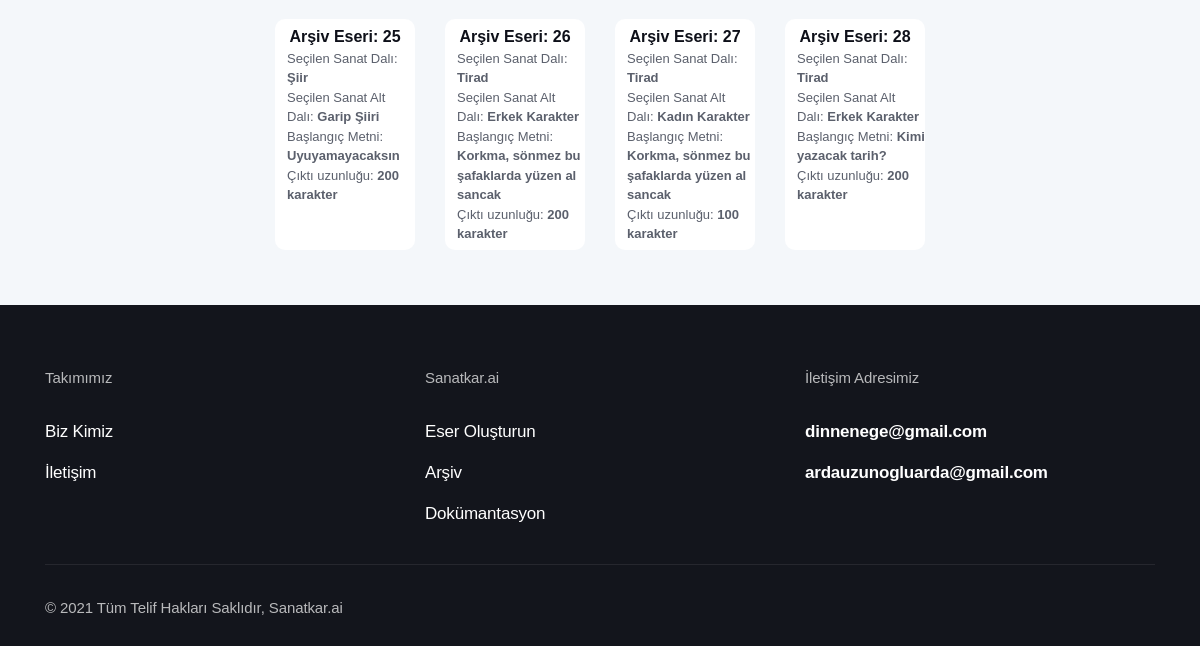
Page /archive (lower part) on the earlier database version.
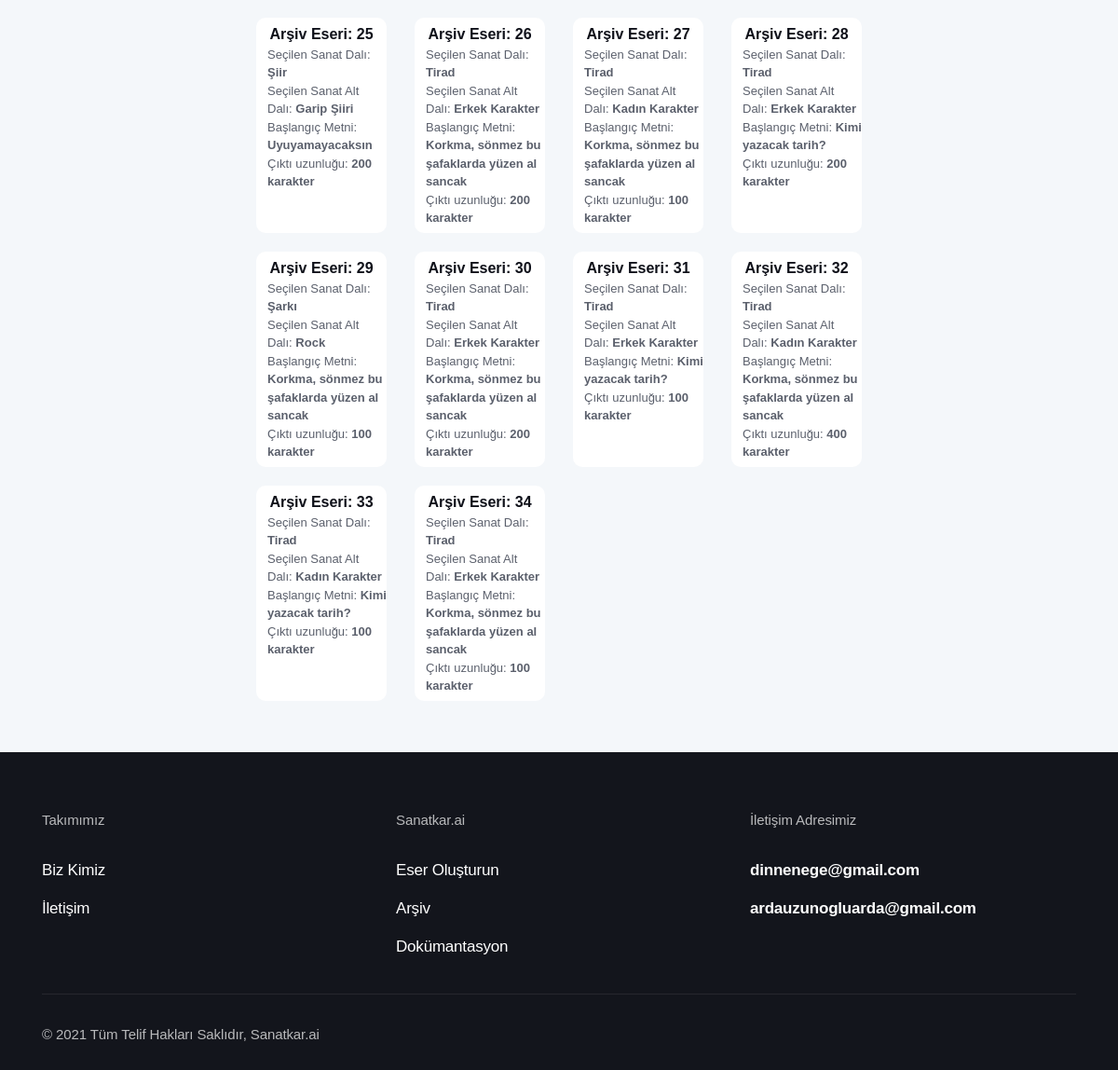
Same page on the later database version.
### app.py (models this page shows)
class Archive(db.Model):
    id = db.Column(db.Integer, primary_key=True)
    generated_text = db.Column(db.String(600))
    art_branch = db.Column(db.String(10))
    genre = db.Column(db.String(30))
    seed_input = db.Column(db.String(35))
    length_input = db.Column(db.String(3))

### app.py (the view)
@app.route("/archive")
def archive():
    archive = Archive.query.all()
    return render_template("archive.html", archive=archive)

### templates/archive.html (shortened to what this page needs)
<!DOCTYPE html>
<html lang="en">
<head>
  <link rel="stylesheet" href="{{ url_for('static', filename='css/bootstrap.css') }}">
  <link rel="stylesheet" href="{{ url_for('static', filename='fonts/icon-font/css/style.css') }}">
  <link rel="stylesheet" href="{{ url_for('static', filename='fonts/typography-font/typo.css') }}">
  <link rel="stylesheet" href="{{ url_for('static', filename='fonts/fontawesome-5/css/all.css') }}">
  <link rel="stylesheet" href="{{ url_for('static', filename='plugins/aos/aos.min.css') }}">
  <link rel="stylesheet" href="{{ url_for('static', filename='plugins/fancybox/jquery.fancybox.min.css') }}">
  <link rel="stylesheet" href="{{ url_for('static', filename='plugins/nice-select/nice-select.min.css') }}">
  <link rel="stylesheet" href="{{ url_for('static', filename='plugins/slick/slick.min.css') }}">
  <link rel="stylesheet" href="{{ url_for('static', filename='plugins/date-picker/css/gijgo.min.css') }}"
    type="text/css" />
  <link rel="stylesheet" href="{{ url_for('static', filename='plugins/theme-mode-switcher/switcher-panel.css') }}">
  <link rel="stylesheet" href="{{ url_for('static', filename='css/main.css') }}">
  <link rel="stylesheet" href="{{ url_for('static', filename='css/theme-mode-custom.css') }}">
  <link rel="stylesheet" href="https://cdnjs.cloudflare.com/ajax/libs/font-awesome/5.15.4/css/all.min.css">
</head>
<body data-theme="light">
  <div class="site-wrapper overflow-hidden">
    <div class="inner-banner pt-20 bg-default-2">
      <div class="container-fluid">
        <div class="row  justify-content-center pt-5">
          <div class="col-xl-8 col-lg-9">
            <div class="px-md-15 text-center">
              <div class="row flex-lg-fill">
                {% if archive == [] %}
                  <p class="gr-text-8 mb-8">Eser bulunamamıştır.</p>
                {% else %}
                  {% for archive_element in archive %}
                    <div class="col-lg-3 mb-7 col-12 btn-11">
                      <a class="d-block w-100 h-100 card archive-card pt-2" display href="/archive/{{archive_element.id}}">
                        Arşiv Eseri: <span id="archiveno" class="mt-1">{{archive_element.id}}</span>
                        <p class="archive-detail text-left pl-5 mb-2">Seçilen Sanat Dalı: <span>{{archive_element.art_branch}}</span><br>Seçilen Sanat Alt Dalı: <span>{{archive_element.genre}}</span><br>Başlangıç Metni: <span>{{archive_element.seed_input}}</span><br>Çıktı uzunluğu: <span>{{archive_element.length_input}} karakter</span></p>
                      </a>
                    </div>
                  {% endfor %}
                {% endif %}
              </div>
            </div>
          </div>
        </div>
      </div>
      <div class="bg-default-2 pb-17 pb-md-10 ">
      </div>
      <div class="footer-section dark-mode-texts bg-blackish-blue">
        <div class="container">
          <div class="footer-top pt-15">
            <div class="justify-content-center row">
              <div class="col-6 col-lg-4">
                <div class="single-footer mb-13 mb-lg-9">
                  <p class="footer-title gr-text-11 mb-7">Takımımız</p>
                  <ul class="footer-list list-unstyled">
                    <li class="py-2"><a class="gr-text-9 gr-text-color" href="/about">Biz Kimiz</a></li>
                    <li class="py-2"><a class="gr-text-9 gr-text-color" href="/contact">İletişim</a></li>
                  </ul>
                </div>
              </div>
              <div class="col-6 col-lg-4">
                <div class="single-footer mb-13 mb-lg-9">
                  <p class="footer-title gr-text-11 mb-7">Sanatkar.ai</p>
                  <ul class="footer-list list-unstyled">
                    <li class="py-2"><a class="gr-text-9 gr-text-color" href="/generator">Eser Oluşturun</a></li>
                    <li class="py-2"><a class="gr-text-9 gr-text-color" href="/archive">Arşiv</a></li>
                    <li class="py-2"><a class="gr-text-9 gr-text-color"
                        href="https://github.com/ardauzunoglu/sanatkar.ai">Dokümantasyon</a></li>
                  </ul>
                </div>
              </div>
              <div class="col-md-6 col-lg-4">
                <div class="single-footer mb-13 mb-lg-9">
                  <p class="footer-title gr-text-11 mb-7">İletişim Adresimiz</p>
                  <ul class="footer-list list-unstyled">
                    <li class="py-2"><a
                        class="gr-text-9 text-primary font-weight-bold hover-underline active text-white"
                        href="mailto:dinnenege@gmail.com">dinnenege@gmail.com</a></li>
                    <li class="py-2"><a
                        class="gr-text-9 text-primary font-weight-bold hover-underline active text-white"
                        href="mailto:ardauzunogluarda@gmail.com">ardauzunogluarda@gmail.com</a></li>
                  </ul>
                </div>
              </div>
            </div>
          </div>
          <div class="copyright-area border-top pt-9 pb-8">
            <div class="row align-items-center">
              <div class="col-lg-6">
                <p class="copyright-text gr-text-11 mb-6 mb-lg-0 gr-text-color-opacity text-center text-lg-left">
                  © 2021 Tüm Telif Hakları Saklıdır, Sanatkar.ai
                </p>
              </div>
            </div>
          </div>
        </div>
      </div>
    </div>
</body>
</html>

Differences in the rows shown:
added Archive: id "29", art_branch "Şarkı", genre "Rock", seed_input "Korkma, sönmez bu şafaklarda yüzen al sancak", length_input "100"
added Archive: id "30", art_branch "Tirad", genre "Erkek Karakter", seed_input "Korkma, sönmez bu şafaklarda yüzen al sancak", length_input "200"
added Archive: id "31", art_branch "Tirad", genre "Erkek Karakter", seed_input "Kimi yazacak tarih?", length_input "100"
added Archive: id "32", art_branch "Tirad", genre "Kadın Karakter", seed_input "Korkma, sönmez bu şafaklarda yüzen al sancak", length_input "400"
added Archive: id "33", art_branch "Tirad", genre "Kadın Karakter", seed_input "Kimi yazacak tarih?", length_input "100"
added Archive: id "34", art_branch "Tirad", genre "Erkek Karakter", seed_input "Korkma, sönmez bu şafaklarda yüzen al sancak", length_input "100"
